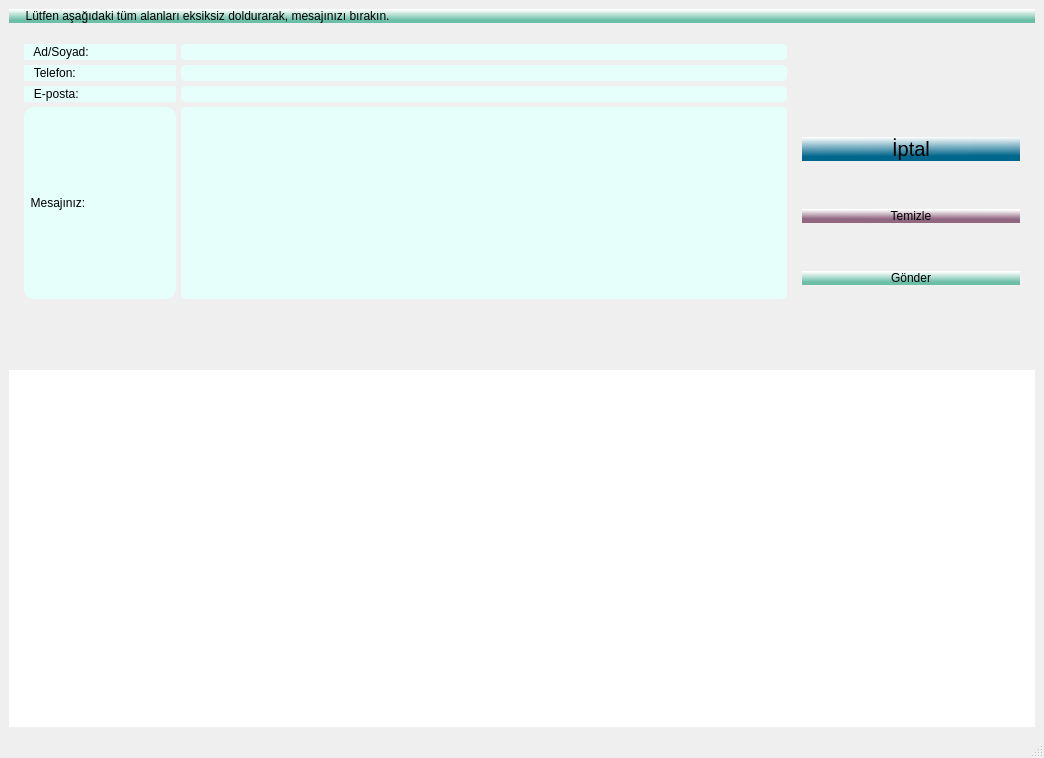
<?xml version="1.0" encoding="UTF-8"?>
<ui version="4.0">
 <class>MainWindow</class>
 <widget class="QMainWindow" name="MainWindow">
  <property name="geometry">
   <rect>
    <x>0</x>
    <y>0</y>
    <width>1044</width>
    <height>758</height>
   </rect>
  </property>
  <property name="sizePolicy">
   <sizepolicy hsizetype="Preferred" vsizetype="Preferred">
    <horstretch>0</horstretch>
    <verstretch>0</verstretch>
   </sizepolicy>
  </property>
  <property name="windowTitle">
   <string>MainWindow</string>
  </property>
  <widget class="QWidget" name="centralwidget">
   <property name="styleSheet">
    <string notr="true">#centralwidget{
border-image: url(:/deneme2/deneme2.jpg);}</string>
   </property>
   <layout class="QVBoxLayout" name="verticalLayout_4">
    <item>
     <layout class="QVBoxLayout" name="verticalLayout">
      <item>
       <widget class="QLabel" name="bilgi">
        <property name="styleSheet">
         <string notr="true">font: 75 18pt &quot;MS Shell Dlg 2&quot;;
background-color: qlineargradient(spread:pad, x1:0.507463, y1:0.79, x2:0.507, y2:0.0511364, stop:0 rgba(108, 190, 167, 255), stop:1 rgba(255, 255, 255, 255));

border-radius:15px;</string>
        </property>
        <property name="text">
         <string>     Lütfen aşağıdaki tüm alanları eksiksiz doldurarak, mesajınızı bırakın. </string>
        </property>
       </widget>
      </item>
     </layout>
    </item>
    <item>
     <layout class="QHBoxLayout" name="horizontalLayout_5" stretch="7,2">
      <property name="spacing">
       <number>15</number>
      </property>
      <property name="leftMargin">
       <number>15</number>
      </property>
      <property name="rightMargin">
       <number>15</number>
      </property>
      <item>
       <layout class="QVBoxLayout" name="verticalLayout_2" stretch="0,0,0,0,0,0">
        <property name="spacing">
         <number>5</number>
        </property>
        <property name="topMargin">
         <number>15</number>
        </property>
        <property name="bottomMargin">
         <number>15</number>
        </property>
        <item>
         <layout class="QHBoxLayout" name="horizontalLayout" stretch="2,8">
          <property name="topMargin">
           <number>0</number>
          </property>
          <property name="bottomMargin">
           <number>0</number>
          </property>
          <item>
           <widget class="QLabel" name="Ad_Soyad">
            <property name="styleSheet">
             <string notr="true">font: 75 11pt &quot;MS Shell Dlg 2&quot;;

border-radius:10px;
background-color: rgb(230, 255, 251);
</string>
            </property>
            <property name="text">
             <string>   Ad/Soyad:</string>
            </property>
           </widget>
          </item>
          <item>
           <widget class="QLineEdit" name="ad_soyad_yazialani">
            <property name="styleSheet">
             <string notr="true">border-radius:5px;
background-color: rgb(230, 255, 251);</string>
            </property>
           </widget>
          </item>
         </layout>
        </item>
        <item>
         <layout class="QHBoxLayout" name="horizontalLayout_2" stretch="2,8">
          <item>
           <widget class="QLabel" name="Telefon_Label">
            <property name="styleSheet">
             <string notr="true">background-color: rgb(230, 255, 251);
font: 75 11pt &quot;MS Shell Dlg 2&quot;;
border-radius:10px;
</string>
            </property>
            <property name="text">
             <string>   Telefon:</string>
            </property>
           </widget>
          </item>
          <item>
           <widget class="QLineEdit" name="Telefon_yazialani">
            <property name="styleSheet">
             <string notr="true">border-radius:5px;
background-color: rgb(230, 255, 251);</string>
            </property>
           </widget>
          </item>
         </layout>
        </item>
        <item>
         <layout class="QHBoxLayout" name="horizontalLayout_3" stretch="2,8">
          <item>
           <widget class="QLabel" name="Eposta_Label">
            <property name="styleSheet">
             <string notr="true">font: 75 11pt &quot;MS Shell Dlg 2&quot;;
background-color: rgb(230, 255, 251);

border-radius:10px;</string>
            </property>
            <property name="text">
             <string>   E-posta:</string>
            </property>
           </widget>
          </item>
          <item>
           <widget class="QLineEdit" name="eposta_yazialani">
            <property name="styleSheet">
             <string notr="true">border-radius:5px;
background-color: rgb(230, 255, 251);</string>
            </property>
           </widget>
          </item>
         </layout>
        </item>
        <item>
         <layout class="QHBoxLayout" name="horizontalLayout_4" stretch="2,8">
          <item>
           <widget class="QLabel" name="Mesajiniz_Label">
            <property name="styleSheet">
             <string notr="true">font: 75 11pt &quot;MS Shell Dlg 2&quot;;
background-color: rgb(230, 255, 251);
border-radius:10px;
</string>
            </property>
            <property name="text">
             <string>  Mesajınız:</string>
            </property>
           </widget>
          </item>
          <item>
           <widget class="QTextEdit" name="mesaj_yazialani">
            <property name="sizePolicy">
             <sizepolicy hsizetype="Expanding" vsizetype="Fixed">
              <horstretch>0</horstretch>
              <verstretch>0</verstretch>
             </sizepolicy>
            </property>
            <property name="styleSheet">
             <string notr="true">border-radius:5px;
background-color: rgb(230, 255, 251);



</string>
            </property>
           </widget>
          </item>
         </layout>
        </item>
        <item>
         <layout class="QHBoxLayout" name="horizontalLayout_6">
          <item>
           <spacer name="horizontalSpacer">
            <property name="orientation">
             <enum>Qt::Horizontal</enum>
            </property>
            <property name="sizeHint" stdset="0">
             <size>
              <width>40</width>
              <height>20</height>
             </size>
            </property>
           </spacer>
          </item>
          <item>
           <widget class="QLabel" name="bilgi_yazialani">
            <property name="styleSheet">
             <string notr="true">font: 75 12pt &quot;MS Shell Dlg 2&quot;;
color: rgb(239, 255, 251);

border-radius:10px;</string>
            </property>
            <property name="text">
             <string>                           </string>
            </property>
           </widget>
          </item>
          <item>
           <spacer name="horizontalSpacer_2">
            <property name="orientation">
             <enum>Qt::Horizontal</enum>
            </property>
            <property name="sizeHint" stdset="0">
             <size>
              <width>40</width>
              <height>20</height>
             </size>
            </property>
           </spacer>
          </item>
         </layout>
        </item>
        <item>
         <layout class="QHBoxLayout" name="horizontalLayout_9">
          <item>
           <spacer name="horizontalSpacer_3">
            <property name="orientation">
             <enum>Qt::Horizontal</enum>
            </property>
            <property name="sizeHint" stdset="0">
             <size>
              <width>40</width>
              <height>20</height>
             </size>
            </property>
           </spacer>
          </item>
          <item>
           <widget class="QLabel" name="sayac">
            <property name="text">
             <string>             </string>
            </property>
           </widget>
          </item>
          <item>
           <spacer name="horizontalSpacer_4">
            <property name="orientation">
             <enum>Qt::Horizontal</enum>
            </property>
            <property name="sizeHint" stdset="0">
             <size>
              <width>40</width>
              <height>20</height>
             </size>
            </property>
           </spacer>
          </item>
         </layout>
        </item>
       </layout>
      </item>
      <item>
       <layout class="QVBoxLayout" name="verticalLayout_3" stretch="0,0,0">
        <property name="spacing">
         <number>0</number>
        </property>
        <property name="topMargin">
         <number>60</number>
        </property>
        <property name="bottomMargin">
         <number>30</number>
        </property>
        <item>
         <widget class="QPushButton" name="Iptal">
          <property name="font">
           <font>
            <family>MS Shell Dlg 2</family>
            <pointsize>15</pointsize>
            <weight>9</weight>
            <italic>false</italic>
            <bold>false</bold>
           </font>
          </property>
          <property name="styleSheet">
           <string notr="true">font: 75 15pt &quot;MS Shell Dlg 2&quot;;
background-color: qlineargradient(spread:pad, x1:0.536701, y1:0.796, x2:0.512438, y2:0, stop:0 rgba(0, 102, 139, 255), stop:1 rgba(255, 255, 255, 255));

border-radius:15px;</string>
          </property>
          <property name="text">
           <string>İptal</string>
          </property>
         </widget>
        </item>
        <item>
         <widget class="QPushButton" name="Temizle">
          <property name="sizePolicy">
           <sizepolicy hsizetype="Minimum" vsizetype="Fixed">
            <horstretch>0</horstretch>
            <verstretch>0</verstretch>
           </sizepolicy>
          </property>
          <property name="minimumSize">
           <size>
            <width>0</width>
            <height>0</height>
           </size>
          </property>
          <property name="styleSheet">
           <string notr="true">font: 75 15pt &quot;MS Shell Dlg 2&quot;;
background-color: qlineargradient(spread:pad, x1:0.502, y1:0.716227, x2:0.522388, y2:0.051, stop:0 rgba(145, 103, 128, 255), stop:1 rgba(255, 255, 255, 255));

border-radius:15px;</string>
          </property>
          <property name="text">
           <string>Temizle</string>
          </property>
         </widget>
        </item>
        <item>
         <widget class="QPushButton" name="Gonder">
          <property name="styleSheet">
           <string notr="true">font: 75 15pt &quot;MS Shell Dlg 2&quot;;
background-color: qlineargradient(spread:pad, x1:0.507463, y1:0.79, x2:0.507, y2:0.0511364, stop:0 rgba(108, 190, 167, 255), stop:1 rgba(255, 255, 255, 255));
border-radius:15px;</string>
          </property>
          <property name="text">
           <string>Gönder</string>
          </property>
         </widget>
        </item>
       </layout>
      </item>
     </layout>
    </item>
    <item>
     <widget class="QTextEdit" name="klavye">
      <property name="styleSheet">
       <string notr="true">border-radius:10px;
border-radius:15px;</string>
      </property>
     </widget>
    </item>
   </layout>
  </widget>
  <widget class="QMenuBar" name="menubar">
   <property name="geometry">
    <rect>
     <x>0</x>
     <y>0</y>
     <width>1044</width>
     <height>26</height>
    </rect>
   </property>
  </widget>
  <widget class="QStatusBar" name="statusbar"/>
 </widget>
 <resources/>
 <connections/>
</ui>
